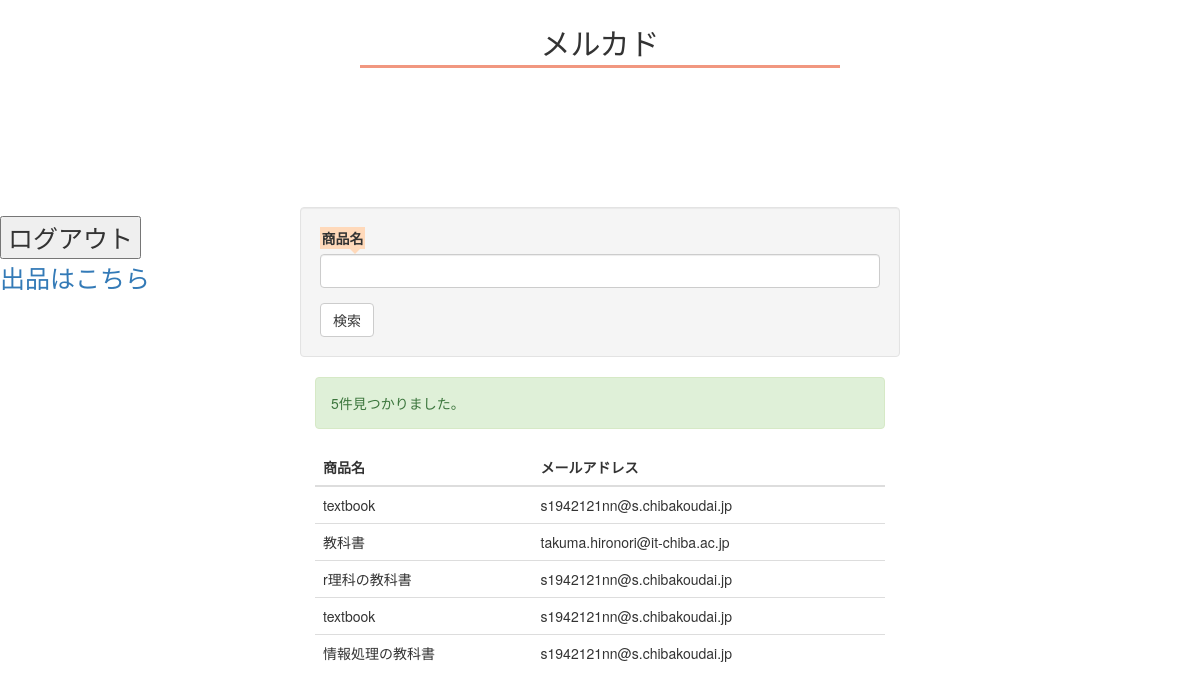
The app's page / (signed in) with its own data.
### tables this page shows
CREATE TABLE `product` (
  `id` int(11) NOT NULL AUTO_INCREMENT,
  `name` varchar(64) DEFAULT NULL,
  `email` varchar(191) NOT NULL,
  PRIMARY KEY (`id`)
);

### public/model.php (called while the page is built, shortened)
<?php
function getUserData($params){
	$host = DB_HOST;
    $db   = DB_NAME;
    $user = DB_USER;
    $pass = DB_PASS;
	$Mysqli = new mysqli($host, $user, $pass, $db);
	$where = [];
	if($where){
		$whereSql = implode(' AND ', $where);
		$sql = 'select * from product where ' . $whereSql ;
	}else{
		$sql = 'select * from product';
	}
	$PDataSet = $Mysqli->query($sql);
	$result = [];
	while($row = $PDataSet->fetch_assoc()){
		$result[] = $row;
	}
	return $result;
}

### public/index.php (the view, shortened to what this page needs)
<?php
include_once('model.php');
$PData = getUserData($_GET);
?>
<!DOCTYPE HTML>
<html lang="ja">
<head>
<link rel="stylesheet" href="style.css">
<link rel="stylesheet" href="https://maxcdn.bootstrapcdn.com/bootstrap/3.3.0/css/bootstrap.min.css">
<link rel="stylesheet" href="css.php">
</head>
<body>
<h2>メルカド</h2>
<div id="link">
　　<form  method="POST" action="logout.php">
    <input type="submit" name="logout" value="ログアウト">
    <p><a href="./shuppin.php">出品はこちら</a></p>
   </form>
</div>
<div class="col-xs-6 col-xs-offset-3 well">
	<form method="get" action="">
		<div class="form-group">
			<label for="InputName">商品名</label>
			<input name="name" class="form-control" id="InputName" value="<?php echo isset($_GET['name']) ? htmlspecialchars($_GET['name']) : '' ?>">
		</div>
		<input type="submit" class="btn btn-default" name="search" value="検索"/>
	</form>
</div>
<div class="col-xs-6 col-xs-offset-3">
	<?php if(isset($PData) && count($PData)): ?>
		<p class="alert alert-success"><?php echo count($PData) ?>件見つかりました。</p>
		<table class="table">
			<thead>
				<tr>
					<th>商品名</th>
					<th>メールアドレス</th>
				</tr>
			</thead>
			<tbody>
				<?php foreach($PData as $row): ?>
					<tr>
						<td><?php echo htmlspecialchars($row['name']) ?></td>
						<td><?php echo htmlspecialchars($row['email']) ?></td>
					</tr>
				<?php endforeach; ?>
			</tbody>
		</table>
	<?php else: ?>
		<p class="alert alert-danger">検索対象は見つかりませんでした。</p>
	<?php endif; ?>
</div>
</body>
</html>

### public/style.css (style rules this page uses)
h2 { font-size: 60px; width: 40%; margin: 30px auto; text-align: center; font-family: serif; padding: 0.2em; color: #010101; background: #FFFF; border-bottom: solid 3px #f19780; }
body { background-color:#FFFF; }
label { position: relative; padding: 0.1em; background: #ffd9ba; }
label:after { position: absolute; content: ''; top: 100%; left: 30px; border: 5px solid transparent; border-top: 5px solid #ffd9ba; width: 0; height: 0; }
#link { font-size: 25px; margin-right: auto; width: 20%; position: relative; top: 100px; line-height: 1.5em; }

### records on screen
product: name "textbook", email "s1942121nn@s.chibakoudai.jp"
product: name "教科書", email "takuma.hironori@it-chiba.ac.jp"
product: name "r理科の教科書", email "s1942121nn@s.chibakoudai.jp"
product: name "textbook", email "s1942121nn@s.chibakoudai.jp"
product: name "情報処理の教科書", email "s1942121nn@s.chibakoudai.jp"

### other values on screen
count($PData) "5"
